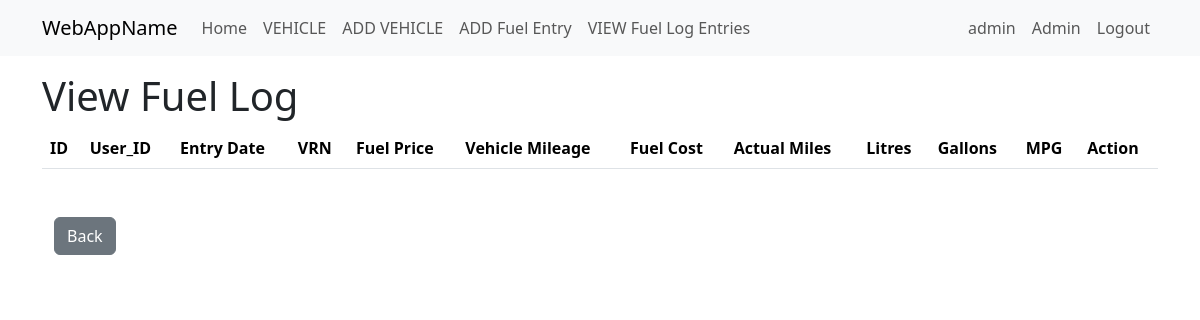
/fuel_log_view_entries (signed in), run on an earlier commit of the app's database.
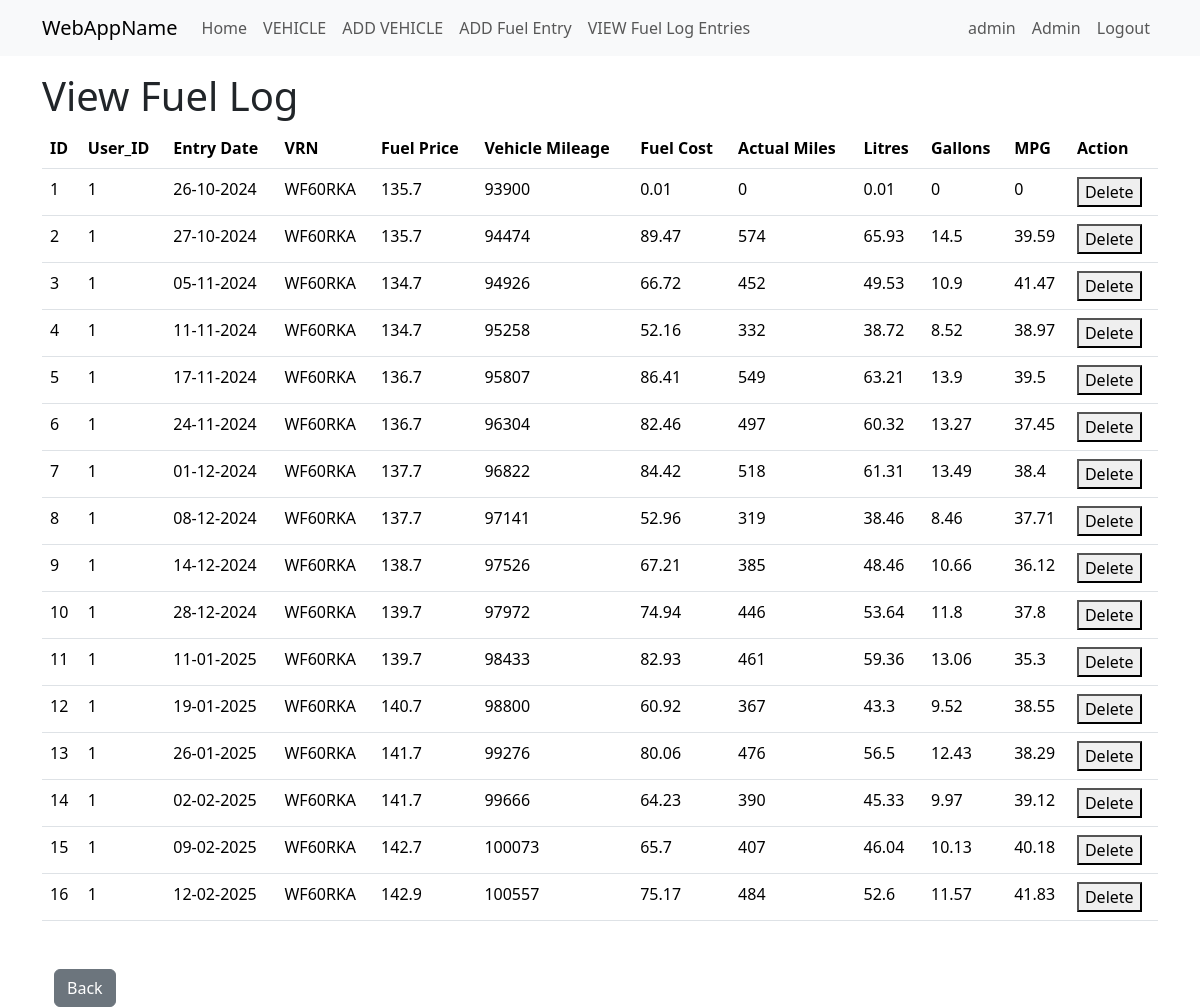
And on a later commit of the database.
### app/models.py (models this page shows, shortened)
class User(UserMixin, db.Model):
    id = db.Column(Integer, primary_key=True)
    username = db.Column(String(64), index=True, unique=True)
    email = db.Column(String(120), index=True, unique=True)
    password_hash = db.Column(String(256))
    roles = so.relationship('Role', secondary='user_roles', back_populates='users')
    def is_admin(self):
        return 'admin' in [role.name for role in self.roles]

class FuelEntryLog(db.Model):
    id = db.Column(db.Integer, primary_key=True)
    user_id = db.Column(db.Integer, db.ForeignKey('user.id'))
    entry_date = db.Column(db.DateTime, default=datetime.now(timezone.utc))
    vrn = db.Column(db.String(64))
    fuel_price = db.Column(db.Integer)
    vehicle_mileage = db.Column(db.Integer)
    fuel_cost = db.Column(db.Integer)
    actual_miles = db.Column(db.Integer)
    litres = db.Column(db.Integer)
    gallon = db.Column(db.Integer)
    mpg = db.Column(db.Integer)

### app/vehicle/routes.py (the view)
@bp.route('/fuel_log_view_entries')
@login_required
def fuel_log_view_entries():
    fuel_log = db.session.query(FuelEntryLog)
    return render_template("vehicle/fuel_log_view_entries.html",
                           title="View Fuel Log",
                           fuel_log=fuel_log)

### app/models.py (called while the page is built)
@login.user_loader
def load_user(id):
    return db.session.get(User, int(id))

### app/templates/vehicle/fuel_log_view_entries.html
{% extends "base.html" %}
{% block content %}
<h1>View Fuel Log</h1>
<div>
    <table class="table">
        <thead>
            <tr>
              <th scope="col">ID</th>
              <th scope="col">User_ID</th>
              <th scope="col">Entry Date</th>
              <th scope="col">VRN</th>
              <th scope="col">Fuel Price</th>
              <th scope="col">Vehicle Mileage</th>
              <th scope="col">Fuel Cost</th>
              <th scope="col">Actual Miles</th>
              <th scope="col">Litres</th>
              <th scope="col">Gallons</th>
              <th scope="col">MPG</th>
              <th scope="col">Action</th>
            </tr>
          </thead>
          <body>
            {% for entry in fuel_log %}
                <tr>
                    <td>{{ entry.id }}</td>
                    <td>{{ entry.user_id }}</td>
                    <td>{{ entry.entry_date.strftime('%d-%m-%Y') }}</td>
                    <td>{{ entry.vrn }}</td>
                    <td>{{ entry.fuel_price }}</td>
                    <td>{{ entry.vehicle_mileage }}</td>
                    <td>{{ entry.fuel_cost }}</td>
                    <td>{{ entry.actual_miles }}</td>
                    <td>{{ entry.litres }}</td>
                    <td>{{ entry.gallon }}</td>
                    <td>{{ entry.mpg}}</td>
                    <td>
                      <form action="{{ url_for('vehicle.delete_entry', entry_id=entry.id) }}" method="post" style="display:inline;">
                        <button type="submit">Delete</button>
                      </form>
                    </td>
                </tr>
            {% endfor %}
          </body>
    </table>
</div>
<div class="container mt-5">
  <button class="btn btn-secondary" onclick="history.back()">Back</button>
</div>
{% endblock %}

### app/templates/base.html (shortened to what this page needs)
<!doctype html>
<html lang="en">
<head>
    <link href="https://cdn.jsdelivr.net/npm/bootstrap@5.3.2/dist/css/bootstrap.min.css"
          rel="stylesheet"
>
    <link rel="stylesheet" href="{{ url_for('static', filename='style.css') }}">
</head>
<body>
    <nav class="navbar navbar-expand-lg bg-body-tertiary">
        <div class="container">
            <a class="navbar-brand" href="{{ url_for('main.index') }}">WebAppName</a>
            <div class="collapse navbar-collapse" id="navbarSupportedContent">
                <ul class="navbar-nav me-auto mb-2 mb-lg-0">
                    <li class="nav-item">
                        <a class="nav-link" aria-current="page" href="{{ url_for('main.index') }}">Home</a>
                    </li>
                    <li class="nav-item">
                        <a class="nav-link" aria-current="page" href="{{ url_for('vehicle.vehicle_home') }}">VEHICLE</a>
                    </li>
                    <li class="nav-item">
                        <a class="nav-link" aria-current="page" href="{{ url_for('vehicle.vehicle_add_vehicle') }}">ADD VEHICLE</a>
                    </li>
                    <li class="nav-item">
                        <a class="nav-link" aria-current="page" href="{{ url_for('vehicle.fuel_log_add_entry') }}">ADD Fuel Entry</a>
                    </li>
                    <li class="nav-item">
                        <a class="nav-link" aria-current="page" href="{{ url_for('vehicle.fuel_log_view_entries') }}">VIEW Fuel Log Entries</a>
                    </li>
                </ul>
                <ul class="navbar-nav mb-2 mb-lg-0">
                    {% if current_user.is_anonymous %}
                        <li class="nav-item">
                            <a class="nav-link" aria-current="page" href="{{ url_for('auth.login') }}"">Login</a>
                        </li>
                    {% else %}
                        <li class="nav-item">
                            <a class="nav-link" aria-current="page" href="{{ url_for('main.index')}} ">{{ current_user.username }}</a>
                        </li>
                        {% if current_user.is_admin() %}
                            <li class="nav-item">
                                <a class="nav-link" aria-current="page" href="{{ url_for('admin.admin_home') }}">Admin</a>
                            </li>
                        {% endif %}
                        <li class="nav-item">
                            <a class="nav-link" aria-current="page" href="{{ url_for('auth.logout')}} ">Logout</a>
                        </li>
                    {% endif %}
                </ul>
            </div>
        </div>
    </nav>
    <div class="container mt-3">
        {% block content %}{% endblock %}
    </div>
</body>
</html>

What changed in the data, as far as the page shows it:
added FuelEntryLog: id "1", user_id "1", entry_date "26-10-2024", vrn "WF60RKA", fuel_price "135.7", vehicle_mileage "93900", fuel_cost "0.01", actual_miles "0", litres "0.01", gallon "0", mpg "0"
added FuelEntryLog: id "2", user_id "1", entry_date "27-10-2024", vrn "WF60RKA", fuel_price "135.7", vehicle_mileage "94474", fuel_cost "89.47", actual_miles "574", litres "65.93", gallon "14.5", mpg "39.59"
added FuelEntryLog: id "3", user_id "1", entry_date "05-11-2024", vrn "WF60RKA", fuel_price "134.7", vehicle_mileage "94926", fuel_cost "66.72", actual_miles "452", litres "49.53", gallon "10.9", mpg "41.47"
added FuelEntryLog: id "4", user_id "1", entry_date "11-11-2024", vrn "WF60RKA", fuel_price "134.7", vehicle_mileage "95258", fuel_cost "52.16", actual_miles "332", litres "38.72", gallon "8.52", mpg "38.97"
added FuelEntryLog: id "5", user_id "1", entry_date "17-11-2024", vrn "WF60RKA", fuel_price "136.7", vehicle_mileage "95807", fuel_cost "86.41", actual_miles "549", litres "63.21", gallon "13.9", mpg "39.5"
added FuelEntryLog: id "6", user_id "1", entry_date "24-11-2024", vrn "WF60RKA", fuel_price "136.7", vehicle_mileage "96304", fuel_cost "82.46", actual_miles "497", litres "60.32", gallon "13.27", mpg "37.45"
added FuelEntryLog: id "7", user_id "1", entry_date "01-12-2024", vrn "WF60RKA", fuel_price "137.7", vehicle_mileage "96822", fuel_cost "84.42", actual_miles "518", litres "61.31", gallon "13.49", mpg "38.4"
added FuelEntryLog: id "8", user_id "1", entry_date "08-12-2024", vrn "WF60RKA", fuel_price "137.7", vehicle_mileage "97141", fuel_cost "52.96", actual_miles "319", litres "38.46", gallon "8.46", mpg "37.71"
added FuelEntryLog: id "9", user_id "1", entry_date "14-12-2024", vrn "WF60RKA", fuel_price "138.7", vehicle_mileage "97526", fuel_cost "67.21", actual_miles "385", litres "48.46", gallon "10.66", mpg "36.12"
added FuelEntryLog: id "10", user_id "1", entry_date "28-12-2024", vrn "WF60RKA", fuel_price "139.7", vehicle_mileage "97972", fuel_cost "74.94", actual_miles "446", litres "53.64", gallon "11.8", mpg "37.8"
added FuelEntryLog: id "11", user_id "1", entry_date "11-01-2025", vrn "WF60RKA", fuel_price "139.7", vehicle_mileage "98433", fuel_cost "82.93", actual_miles "461", litres "59.36", gallon "13.06", mpg "35.3"
added FuelEntryLog: id "12", user_id "1", entry_date "19-01-2025", vrn "WF60RKA", fuel_price "140.7", vehicle_mileage "98800", fuel_cost "60.92", actual_miles "367", litres "43.3", gallon "9.52", mpg "38.55"
added FuelEntryLog: id "13", user_id "1", entry_date "26-01-2025", vrn "WF60RKA", fuel_price "141.7", vehicle_mileage "99276", fuel_cost "80.06", actual_miles "476", litres "56.5", gallon "12.43", mpg "38.29"
added FuelEntryLog: id "14", user_id "1", entry_date "02-02-2025", vrn "WF60RKA", fuel_price "141.7", vehicle_mileage "99666", fuel_cost "64.23", actual_miles "390", litres "45.33", gallon "9.97", mpg "39.12"
added FuelEntryLog: id "15", user_id "1", entry_date "09-02-2025", vrn "WF60RKA", fuel_price "142.7", vehicle_mileage "100073", fuel_cost "65.7", actual_miles "407", litres "46.04", gallon "10.13", mpg "40.18"
added FuelEntryLog: id "16", user_id "1", entry_date "12-02-2025", vrn "WF60RKA", fuel_price "142.9", vehicle_mileage "100557", fuel_cost "75.17", actual_miles "484", litres "52.6", gallon "11.57", mpg "41.83"
